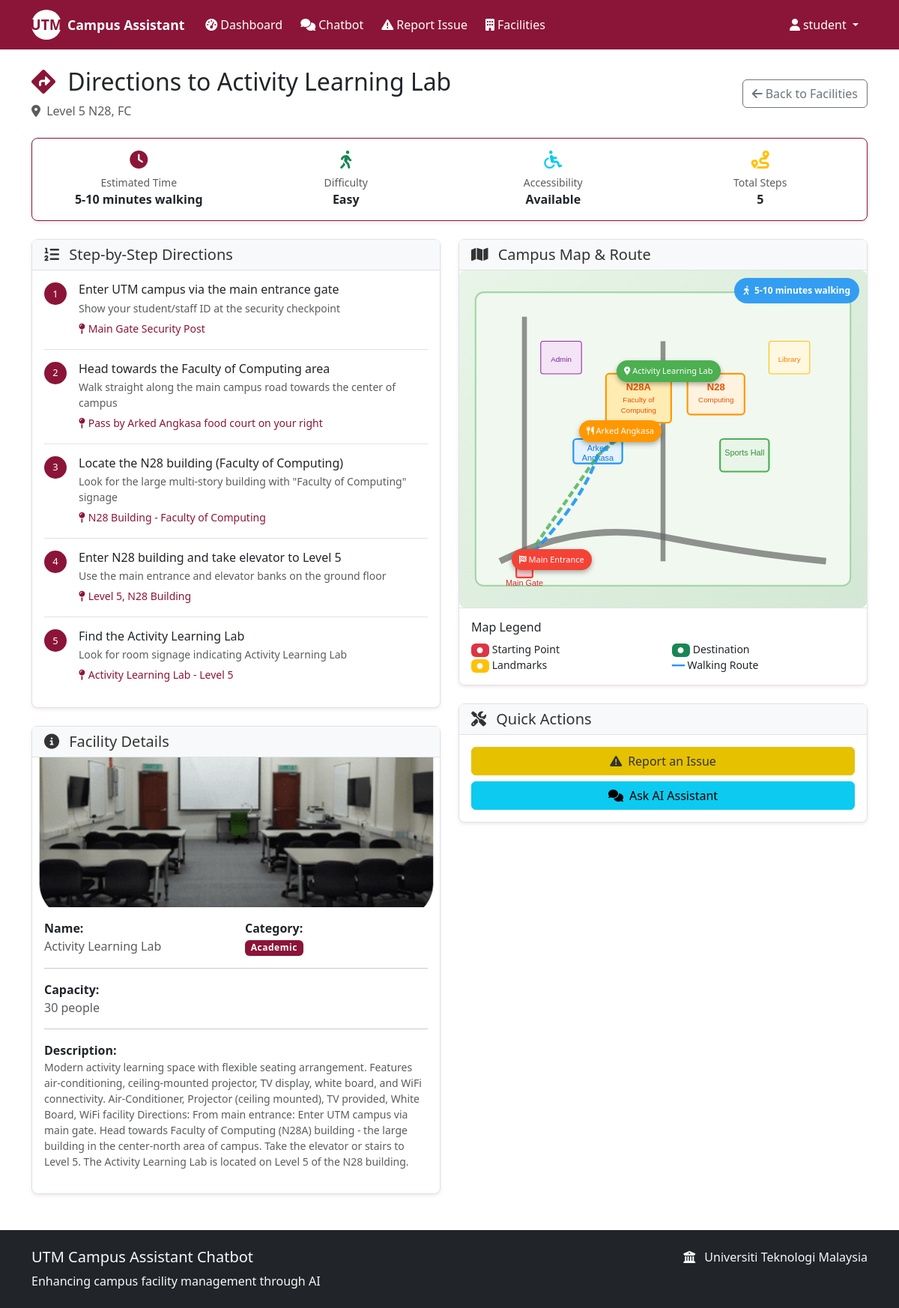
The page /directions/1 (signed in) on the database its author committed.
### models.py (models this page shows)
class User(UserMixin, db.Model):
    __tablename__ = 'users'
    id = db.Column(db.Integer, primary_key=True)
    username = db.Column(db.String(80), unique=True, nullable=False)
    email = db.Column(db.String(120), unique=True, nullable=False)
    password_hash = db.Column(db.String(256), nullable=False)
    role = db.Column(Enum(UserRole), nullable=False, default=UserRole.STUDENT)
    full_name = db.Column(db.String(100), nullable=False)
    student_id = db.Column(db.String(20), unique=True, nullable=True)
    created_at = db.Column(db.DateTime, default=datetime.utcnow)

class Facility(db.Model):
    __tablename__ = 'facilities'
    id = db.Column(db.Integer, primary_key=True)
    name = db.Column(db.String(100), nullable=False)
    category = db.Column(db.String(50), nullable=False)
    location = db.Column(db.String(200), nullable=False)
    description = db.Column(db.Text)
    is_bookable = db.Column(db.Boolean, default=False)
    is_active = db.Column(db.Boolean, default=True)
    capacity = db.Column(db.Integer)
    operating_hours = db.Column(db.String(100))
    contact_info = db.Column(db.String(200))
    created_at = db.Column(db.DateTime, default=datetime.utcnow)
    updated_at = db.Column(db.DateTime, default=datetime.utcnow, onupdate=datetime.utcnow)

### routes.py (the view)
@app.route('/directions/<int:facility_id>')
@login_required
def facility_directions(facility_id):
    facility = Facility.query.get_or_404(facility_id)
    directions_data = get_facility_directions(facility)
    return render_template('directions.html',
                         facility=facility,
                         directions=directions_data)

### templates/directions.html (shortened to what this page needs)
{% extends "base.html" %}
{% block content %}
<div class="row">
    <div class="col-12">
        <div class="d-flex justify-content-between align-items-center mb-4">
            <div>
                <h2>
                    <i class="fas fa-directions me-2 text-primary"></i>
                    Directions to {{ facility.name }}
                </h2>
                <p class="text-muted mb-0">
                    <i class="fas fa-map-marker-alt me-1"></i>
                    {{ facility.location }}
                </p>
            </div>
            <a href="{{ url_for('facility_info') }}" class="btn btn-outline-secondary">
                <i class="fas fa-arrow-left me-1"></i>Back to Facilities
            </a>
        </div>
    </div>
</div>
<div class="row mb-4">
    <div class="col-12">
        <div class="card border-primary">
            <div class="card-body">
                <div class="row text-center">
                    <div class="col-md-3">
                        <div class="d-flex flex-column align-items-center">
                            <i class="fas fa-clock text-primary mb-2" style="font-size: 1.5rem;"></i>
                            <small class="text-muted">Estimated Time</small>
                            <strong>{{ directions.total_time }}</strong>
                        </div>
                    </div>
                    <div class="col-md-3">
                        <div class="d-flex flex-column align-items-center">
                            <i class="fas fa-walking text-success mb-2" style="font-size: 1.5rem;"></i>
                            <small class="text-muted">Difficulty</small>
                            <strong>{{ directions.difficulty }}</strong>
                        </div>
                    </div>
                    <div class="col-md-3">
                        <div class="d-flex flex-column align-items-center">
                            <i class="fas fa-wheelchair text-info mb-2" style="font-size: 1.5rem;"></i>
                            <small class="text-muted">Accessibility</small>
                            <strong>Available</strong>
                        </div>
                    </div>
                    <div class="col-md-3">
                        <div class="d-flex flex-column align-items-center">
                            <i class="fas fa-route text-warning mb-2" style="font-size: 1.5rem;"></i>
                            <small class="text-muted">Total Steps</small>
                            <strong>{{ directions.steps|length }}</strong>
                        </div>
                    </div>
                </div>
            </div>
        </div>
    </div>
</div>
<div class="row">
    <div class="col-lg-6">
        <div class="card">
            <div class="card-header">
                <h5 class="mb-0">
                    <i class="fas fa-list-ol me-2"></i>
                    Step-by-Step Directions
                </h5>
            </div>
            <div class="card-body">
                {% for step in directions.steps %}
                <div class="d-flex mb-3 {% if not loop.last %}border-bottom pb-3{% endif %}">
                    <div class="flex-shrink-0 me-3">
                        <div class="bg-primary text-white rounded-circle d-flex align-items-center justify-content-center" style="width: 30px; height: 30px; font-size: 0.8rem;">
                            {{ step.step }}
                        </div>
                    </div>
                    <div class="flex-grow-1">
                        <h6 class="mb-1">{{ step.instruction }}</h6>
                        <p class="text-muted mb-1 small">{{ step.detail }}</p>
                        <small class="text-primary">
                            <i class="fas fa-map-pin me-1"></i>{{ step.landmark }}
                        </small>
                    </div>
                </div>
                {% endfor %}
            </div>
        </div>
        <div class="card mt-4">
            <div class="card-header">
                <h5 class="mb-0">
                    <i class="fas fa-info-circle me-2"></i>
                    Facility Details
                </h5>
            </div>
            {% set image_path = facility.contact_info.split('|IMG:')[-1] if facility.contact_info and '|IMG:' in facility.contact_info else 'images/facilities/default.svg' %}
            <img src="{{ url_for('static', filename=image_path) }}"
                 class="card-img-top"
                 alt="{{ facility.name }}"
                 style="height: 200px; object-fit: cover;"
                 onerror="this.src='{{ url_for('static', filename='images/facilities/default.svg') }}'">
            <div class="card-body">
                <div class="row">
                    <div class="col-sm-6">
                        <strong>Name:</strong><br>
                        <span class="text-muted">{{ facility.name }}</span>
                    </div>
                    <div class="col-sm-6">
                        <strong>Category:</strong><br>
                        <span class="badge bg-primary">{{ facility.category }}</span>
                    </div>
                </div>
                <hr>
                <div class="row">
                    {% if facility.capacity %}
                    <div class="col-sm-6">
                        <strong>Capacity:</strong><br>
                        <span class="text-muted">{{ facility.capacity }} people</span>
                    </div>
                    {% endif %}
                </div>
                {% if facility.description %}
                <hr>
                <strong>Description:</strong><br>
                <p class="text-muted small">{{ facility.description }}</p>
                {% endif %}
            </div>
        </div>
    </div>
    <div class="col-lg-6">
        <div class="card">
            <div class="card-header">
                <h5 class="mb-0">
                    <i class="fas fa-map me-2"></i>
                    Campus Map & Route
                </h5>
            </div>
            <div class="card-body p-0">
                <div id="campusMap" style="height: 450px; background: #f0f8f0; position: relative; overflow: hidden; border-radius: 8px;">
                    <svg width="100%" height="100%" viewBox="0 0 500 400" style="background: linear-gradient(135deg, #e8f5e8 0%, #d4e7d4 100%);">
                        <text x="220" y="140" text-anchor="middle" font-family="Arial" font-size="12" font-weight="bold" fill="#e65100">N28A</text>
                        <text x="220" y="155" text-anchor="middle" font-family="Arial" font-size="9" fill="#e65100">Faculty of</text>
                        <text x="220" y="168" text-anchor="middle" font-family="Arial" font-size="9" fill="#e65100">Computing</text>
                        <text x="315" y="140" text-anchor="middle" font-family="Arial" font-size="12" font-weight="bold" fill="#e65100">N28</text>
                        <text x="315" y="155" text-anchor="middle" font-family="Arial" font-size="9" fill="#e65100">Computing</text>
                        <text x="170" y="215" text-anchor="middle" font-family="Arial" font-size="10" fill="#1976d2">Arked</text>
                        <text x="170" y="227" text-anchor="middle" font-family="Arial" font-size="10" fill="#1976d2">Angkasa</text>
                        <text x="350" y="220" text-anchor="middle" font-family="Arial" font-size="10" fill="#388e3c">Sports Hall</text>
                        <text x="80" y="380" text-anchor="middle" font-family="Arial" font-size="10" fill="#d32f2f">Main Gate</text>
                        <text x="125" y="105" text-anchor="middle" font-family="Arial" font-size="9" fill="#7b1fa2">Admin</text>
                        <text x="405" y="105" text-anchor="middle" font-family="Arial" font-size="9" fill="#f57c00">Library</text>
                    </svg>
                    <div id="startMarker" style="position: absolute; bottom: 50px; left: 70px; background: #f44336; color: white; padding: 6px 10px; border-radius: 15px; font-size: 11px; box-shadow: 0 3px 6px rgba(0,0,0,0.3); cursor: pointer; transition: transform 0.2s;" onmouseover="this.style.transform='scale(1.1)'" onmouseout="this.style.transform='scale(1)'">
                        <i class="fas fa-flag-checkered"></i> Main Entrance
                    </div>
                    <div id="waypointMarker" style="position: absolute; top: 200px; left: 160px; background: #ff9800; color: white; padding: 6px 10px; border-radius: 15px; font-size: 11px; box-shadow: 0 3px 6px rgba(0,0,0,0.3); cursor: pointer; transition: transform 0.2s;" onmouseover="this.style.transform='scale(1.1)'" onmouseout="this.style.transform='scale(1)'">
                        <i class="fas fa-utensils"></i> Arked Angkasa
                    </div>
                    <div id="destinationMarker" style="position: absolute; top: 120px; left: 210px; background: #4caf50; color: white; padding: 6px 10px; border-radius: 15px; font-size: 11px; box-shadow: 0 3px 6px rgba(0,0,0,0.3); cursor: pointer; transition: transform 0.2s;" onmouseover="this.style.transform='scale(1.1)'" onmouseout="this.style.transform='scale(1)'">
                        <i class="fas fa-map-marker-alt"></i> {{ facility.name }}
                    </div>
                    <div style="position: absolute; top: 10px; right: 10px; background: rgba(33, 150, 243, 0.9); color: white; padding: 8px 12px; border-radius: 20px; font-size: 12px; font-weight: bold;">
                        <i class="fas fa-walking me-1"></i> {{ directions.total_time }}
                    </div>
                </div>
                <div class="p-3 border-top">
                    <h6 class="mb-2">Map Legend</h6>
                    <div class="row">
                        <div class="col-6">
                            <small class="d-block">
                                <span class="badge bg-danger me-1">●</span>Starting Point
                            </small>
                            <small class="d-block">
                                <span class="badge bg-warning me-1">●</span>Landmarks
                            </small>
                        </div>
                        <div class="col-6">
                            <small class="d-block">
                                <span class="badge bg-success me-1">●</span>Destination
                            </small>
                            <small class="d-block">
                                <span style="color: #2196F3;">━━</span> Walking Route
                            </small>
                        </div>
                    </div>
                </div>
            </div>
        </div>
        <div class="card mt-4">
            <div class="card-header">
                <h5 class="mb-0">
                    <i class="fas fa-tools me-2"></i>
                    Quick Actions
                </h5>
            </div>
            <div class="card-body">
                <div class="d-grid gap-2">
                    <button class="btn btn-warning" onclick="reportIssueWithContext('{{ facility.name }}', '{{ facility.location }}')">
                        <i class="fas fa-exclamation-triangle me-2"></i>Report an Issue
                    </button>
                    <button class="btn btn-info" onclick="askAIWithContext('{{ facility.name }}', '{{ facility.location }}')">
                        <i class="fas fa-comments me-2"></i>Ask AI Assistant
                    </button>
                </div>
            </div>
        </div>
    </div>
</div>
{% endblock %}

### templates/base.html (shortened to what this page needs)
<!DOCTYPE html>
<html lang="en">
<head>
    <link href="https://cdn.jsdelivr.net/npm/bootstrap@5.3.0/dist/css/bootstrap.min.css" rel="stylesheet">
    <link href="{{ url_for('static', filename='css/style.css') }}" rel="stylesheet">
    <link rel="stylesheet" href="https://cdnjs.cloudflare.com/ajax/libs/font-awesome/6.4.0/css/all.min.css">
</head>
<body>
    <nav class="navbar navbar-expand-lg navbar-dark">
        <div class="container">
            <a class="navbar-brand" href="{{ url_for('index') }}">
                <div class="utm-logo">UTM</div>
                Campus Assistant
            </a>
            <div class="collapse navbar-collapse" id="navbarNav">
                <ul class="navbar-nav me-auto">
                    {% if current_user.is_authenticated %}
                        {% if current_user.role.value == 'student' %}
                            <li class="nav-item">
                                <a class="nav-link" href="{{ url_for('student_dashboard') }}">
                                    <i class="fas fa-tachometer-alt me-1"></i>Dashboard
                                </a>
                            </li>
                            <li class="nav-item">
                                <a class="nav-link" href="{{ url_for('chatbot') }}">
                                    <i class="fas fa-comments me-1"></i>Chatbot
                                </a>
                            </li>
                            <li class="nav-item">
                                <a class="nav-link" href="{{ url_for('report_issue') }}">
                                    <i class="fas fa-exclamation-triangle me-1"></i>Report Issue
                                </a>
                            </li>
                            <li class="nav-item">
                                <a class="nav-link" href="{{ url_for('facility_info') }}">
                                    <i class="fas fa-building me-1"></i>Facilities
                                </a>
                            </li>
                        {% endif %}
                    {% endif %}
                </ul>
                <ul class="navbar-nav">
                    {% if current_user.is_authenticated %}
                        <li class="nav-item dropdown">
                            <a class="nav-link dropdown-toggle" href="#" id="navbarDropdown" role="button" data-bs-toggle="dropdown">
                                <i class="fas fa-user me-1"></i>{{ current_user.full_name }}
                            </a>
                        </li>
                    {% endif %}
                </ul>
            </div>
        </div>
    </nav>
    <main class="container my-4">
        {% block content %}{% endblock %}
    </main>
    <footer class="bg-dark text-light py-4 mt-5">
        <div class="container">
            <div class="row">
                <div class="col-md-6">
                    <h5>UTM Campus Assistant Chatbot</h5>
                    <p class="mb-0">Enhancing campus facility management through AI</p>
                </div>
                <div class="col-md-6 text-md-end">
                    <p class="mb-0">
                        <i class="fas fa-university me-2"></i>
                        Universiti Teknologi Malaysia
                    </p>
                </div>
            </div>
        </div>
    </footer>
</body>
</html>

### rows shown on the page
User: full_name "student"
Facility: name "Activity Learning Lab", location "Level 5 N28, FC", category "Academic", capacity "30", description "Modern activity learning space with flexible seating arrangement. Features air-conditioning, ceiling-mounted projector, TV display, white board, and WiFi connectivity. Air-Conditioner, Projector (ceiling mounted), TV provided, White Board, WiFi facility Directions: From main entrance: Enter UTM campus via main gate. Head towards Faculty of Computing (N28A) building - the large building in the center-north area of campus. Take the elevator or stairs to Level 5. The Activity Learning Lab is located on Level 5 of the N28 building."

### other values the page prints
{{ directions.total_time }} "5-10 minutes walking"
{{ directions.difficulty }} "Easy"
{{ directions.steps|length }} "5"
{{ step.step }} "1" "2" "3" "4" "5"
{{ step.instruction }} "Enter UTM campus via the main entrance gate" "Head towards the Faculty of Computing area" "Locate the N28 building (Faculty of Computing)" "Enter N28 building and take elevator to Level 5" "Find the Activity Learning Lab"
{{ step.detail }} "Show your student/staff ID at the security checkpoint" "Walk straight along the main campus road towards the center of campus" "Look for the large multi-story building with \"Faculty of Computing\" signage" "Use the main entrance and elevator banks on the ground floor" "Look for room signage indicating Activity Learning Lab"
{{ step.landmark }} "Main Gate Security Post" "Pass by Arked Angkasa food court on your right" "N28 Building - Faculty of Computing" "Level 5, N28 Building" "Activity Learning Lab - Level 5"
